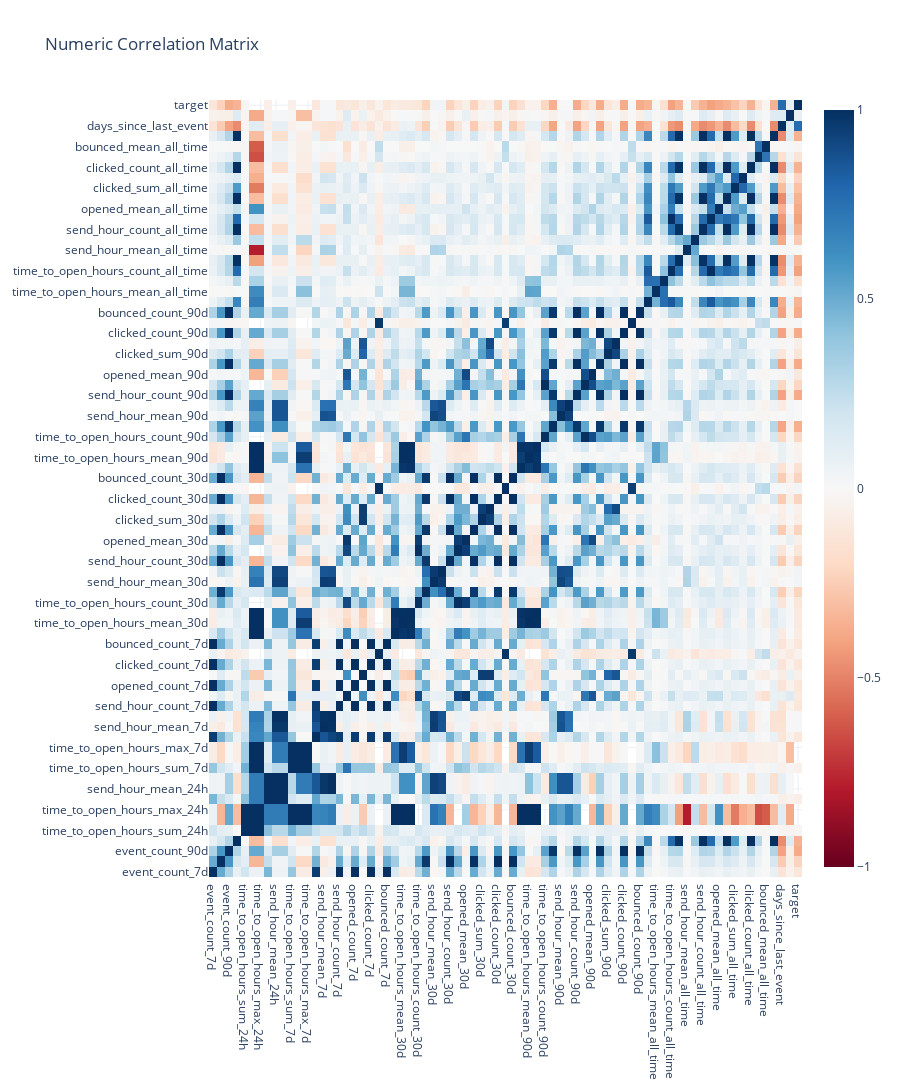

Here is the notebook cell this chart was saved with:
### Markdown cell above
## 4.2 Numeric Correlation Matrix

**📖 How to Read the Heatmap:**
- **Red (+1)**: Perfect positive correlation - features move together
- **Blue (-1)**: Perfect negative correlation - features move opposite
- **White (0)**: No linear relationship

**⚠️ Multicollinearity Warning:**
- Pairs with |r| > 0.7 may cause issues in linear models
- Consider removing one feature from highly correlated pairs
- Tree-based models are more robust to multicollinearity

### Code cell
numeric_cols = [
    name for name, col in findings.columns.items()
    if col.inferred_type in [ColumnType.NUMERIC_CONTINUOUS, ColumnType.NUMERIC_DISCRETE, ColumnType.TARGET]
    and name not in TEMPORAL_METADATA_COLS
]

if len(numeric_cols) >= 2:
    corr_matrix = df[numeric_cols].corr()
    fig = charts.heatmap(
        corr_matrix.values,
        x_labels=numeric_cols,
        y_labels=numeric_cols,
        title="Numeric Correlation Matrix"
    )
    display_figure(fig)
else:
    print("Not enough numeric columns for correlation analysis.")

### Figure 1 — Plotly figure (JSON) as saved in the notebook; plotly's stock layout.template omitted (floating-point values rounded to 4 significant figures; data arrays with more than 128 entries replaced by an {"elided": "..."} marker saying what was removed)
{"data": [{"colorscale": [[0, "rgb(103,0,31)"], [0.1, "rgb(178,24,43)"], [0.2, "rgb(214,96,77)"], [0.3, "rgb(244,165,130)"], [0.4, "rgb(253,219,199)"], [0.5, "rgb(247,247,247)"], [0.6, "rgb(209,229,240)"], [0.7, "rgb(146,197,222)"], [0.8, "rgb(67,147,195)"], [0.9, "rgb(33,102,172)"], [1, "rgb(5,48,97)"]], "type": "heatmap", "x": ["event_count_7d", "event_count_30d", "event_count_90d", "event_count_all_time", "time_to_open_hours_sum_24h", "time_to_open_hours_mean_24h", "time_to_open_hours_max_24h", "send_hour_sum_24h", "send_hour_mean_24h", "send_hour_max_24h", "time_to_open_hours_sum_7d", "time_to_open_hours_mean_7d", "time_to_open_hours_max_7d", "send_hour_sum_7d", "send_hour_mean_7d", "send_hour_max_7d", "send_hour_count_7d", "opened_mean_7d", "opened_count_7d", "clicked_mean_7d", "clicked_count_7d", "bounced_mean_7d", "bounced_count_7d", "time_to_open_hours_sum_30d", "time_to_open_hours_mean_30d", "time_to_open_hours_max_30d", "time_to_open_hours_count_30d", "send_hour_sum_30d", "send_hour_mean_30d", "send_hour_max_30d", "send_hour_count_30d", "opened_sum_30d", "opened_mean_30d", "opened_count_30d", "clicked_sum_30d", "clicked_mean_30d", "clicked_count_30d", "bounced_mean_30d", "bounced_count_30d", "time_to_open_hours_sum_90d", "time_to_open_hours_mean_90d", "time_to_open_hours_max_90d", "time_to_open_hours_count_90d", "send_hour_sum_90d", "send_hour_mean_90d", "send_hour_max_90d", "send_hour_count_90d", "opened_sum_90d", "opened_mean_90d", "opened_count_90d", "clicked_sum_90d", "clicked_mean_90d", "clicked_count_90d", "bounced_mean_90d", "bounced_count_90d", "time_to_open_hours_sum_all_time", "time_to_open_hours_mean_all_time", "time_to_open_hours_max_all_time", "time_to_open_hours_count_all_time", "send_hour_sum_all_time", "send_hour_mean_all_time", "send_hour_max_all_time", "send_hour_count_all_time", "opened_sum_all_time", "opened_mean_all_time", "opened_count_all_time", "clicked_sum_all_time", "clicked_mean_all_time", "clicked_count_all_time", "bounced_sum_all_time", "bounced_mean_all_time", "bounced_count_all_time", "days_since_last_event", "days_since_first_event", "target"], "y": ["event_count_7d", "event_count_30d", "event_count_90d", "event_count_all_time", "time_to_open_hours_sum_24h", "time_to_open_hours_mean_24h", "time_to_open_hours_max_24h", "send_hour_sum_24h", "send_hour_mean_24h", "send_hour_max_24h", "time_to_open_hours_sum_7d", "time_to_open_hours_mean_7d", "time_to_open_hours_max_7d", "send_hour_sum_7d", "send_hour_mean_7d", "send_hour_max_7d", "send_hour_count_7d", "opened_mean_7d", "opened_count_7d", "clicked_mean_7d", "clicked_count_7d", "bounced_mean_7d", "bounced_count_7d", "time_to_open_hours_sum_30d", "time_to_open_hours_mean_30d", "time_to_open_hours_max_30d", "time_to_open_hours_count_30d", "send_hour_sum_30d", "send_hour_mean_30d", "send_hour_max_30d", "send_hour_count_30d", "opened_sum_30d", "opened_mean_30d", "opened_count_30d", "clicked_sum_30d", "clicked_mean_30d", "clicked_count_30d", "bounced_mean_30d", "bounced_count_30d", "time_to_open_hours_sum_90d", "time_to_open_hours_mean_90d", "time_to_open_hours_max_90d", "time_to_open_hours_count_90d", "send_hour_sum_90d", "send_hour_mean_90d", "send_hour_max_90d", "send_hour_count_90d", "opened_sum_90d", "opened_mean_90d", "opened_count_90d", "clicked_sum_90d", "clicked_mean_90d", "clicked_count_90d", "bounced_mean_90d", "bounced_count_90d", "time_to_open_hours_sum_all_time", "time_to_open_hours_mean_all_time", "time_to_open_hours_max_all_time", "time_to_open_hours_count_all_time", "send_hour_sum_all_time", "send_hour_mean_all_time", "send_hour_max_all_time", "send_hour_count_all_time", "opened_sum_all_time", "opened_mean_all_time", "opened_count_all_time", "clicked_sum_all_time", "clicked_mean_all_time", "clicked_count_all_time", "bounced_sum_all_time", "bounced_mean_all_time", "bounced_count_all_time", "days_since_last_event", "days_since_first_event", "target"], "z": {"elided": "75x75 float values"}, "zmid": 0}], "layout": {"height": 1875, "title": {"text": "Numeric Correlation Matrix"}}}
